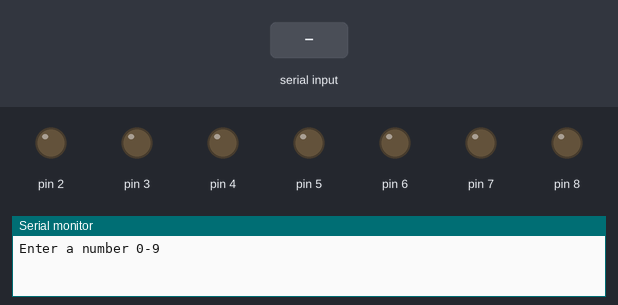
Bench run of a sketch on a simulated Arduino Uno, built with avr-gcc and run on an emulated ATmega328P. Parts: output pins drawn as LEDs (lit = HIGH), the last lines printed to the serial monitor. The test bench sets the inputs (shaded band). Random numbers use the default seed unless the sketch sets one.

Above: at 1.2 s.
1.3 s: "30,150\n" received over Serial
At 2.1 s:
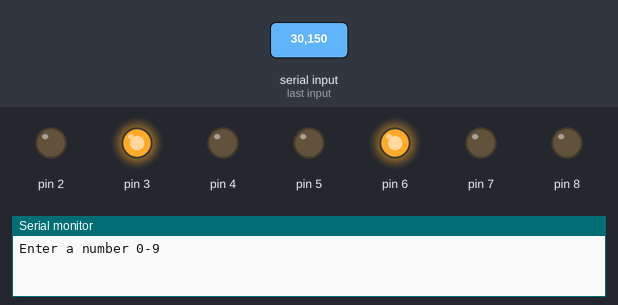
4.3 s: "5\n" received over Serial
At 5.0 s:
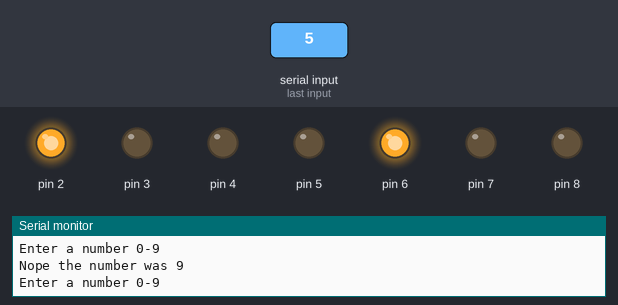
7.3 s: "90,45\n" received over Serial
At 10.1 s:
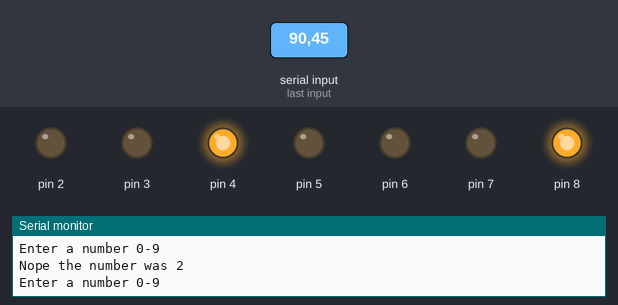
10.3 s: "0\n" received over Serial
13.3 s: "90\n" received over Serial
At 15.0 s:
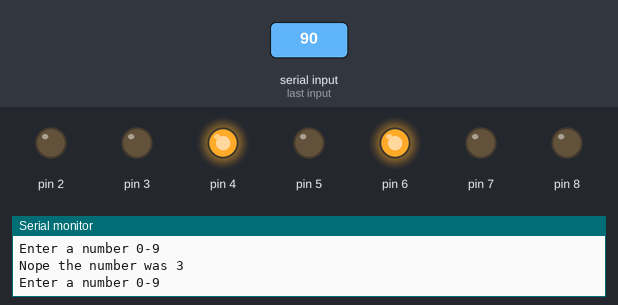
Timing chart, 0 to 17.3 s (numbered marks = the images above; inputs shaded):
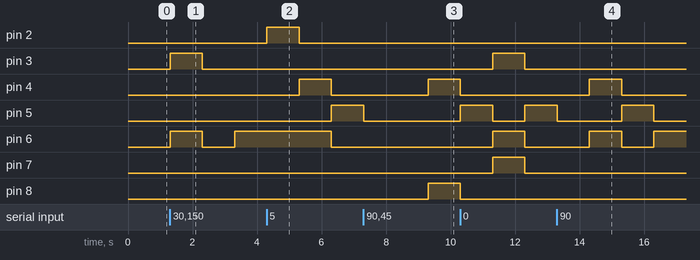

Measured:
- after the input at 1.3 s, pin 3: LOW → HIGH at once, → LOW 1.0 s later; pin 6: LOW → HIGH at once, → LOW 1.0 s later, → HIGH 1.0 s later
- after the input at 4.3 s, pin 2: LOW → HIGH at once, → LOW 1.0 s later
- after the input at 7.3 s, pin 4, pin 8: LOW → HIGH after 2.0 s
- after the input at 13.3 s, pin 4: LOW → HIGH after 1.0 s, → LOW 1.0 s later; pin 6: LOW → HIGH after 1.0 s, → LOW 1.0 s later, → HIGH 1.0 s later

The sketch:

8SEG_Display.ino
```cpp
int number[10][8]={{0,0,0,1,0,0,0,0}, //0
                   {0,1,1,1,1,1,0,0}, //1
                   {0,0,1,0,0,0,1,1}, //2
                   {0,0,1,0,1,0,0,1}, //3
                   {0,1,0,0,1,1,0,0}, //4
                   {1,0,0,0,1,0,0,0}, //5
                   {1,0,0,0,0,0,0,0}, //6
                   {0,0,1,1,1,1,0,0}, //7
                   {0,0,0,0,0,0,0,0}, //8
                   {0,0,0,0,1,0,0,0}  //9
                  };
int randNum = 0;
int userNum = 0;
int score =0 ;
int guesses =0;

void setup() {
  // put your setup code here, to run once:
pinMode(2,OUTPUT);
pinMode(3,OUTPUT);
pinMode(4,OUTPUT);
pinMode(5,OUTPUT);
pinMode(6,OUTPUT);
pinMode(7,OUTPUT);
pinMode(8,OUTPUT);
Serial.begin(9600);
}
void showNum(int num){
  for(int pin =2;pin<9;pin++){
  digitalWrite(pin,number[num][pin-2]);
  }
}
void loop() {
  while(guesses<11){
  randNum = random(0,10);
  Serial.println("Enter a number 0-9");
  while(Serial.available()==0) {  //Arduino Waits for User Input
  }
  userNum=Serial.parseInt();
  guesses=guesses+1;
  showNum(userNum);
  delay(1000); //Display number for 2 Seconds
  if(userNum == randNum) {
    Serial.println("Amazing Guess!! You Won");
    score=score+1;
  }
  else{
    Serial.print("Nope the number was ");
    Serial.println(randNum);
    showNum(randNum);
      }
  }
  // put your main code here, to run repeatedly:
Serial.print("You guessed ");
Serial.print(score);
Serial.println(" out of 10");
while(Serial.available() == 0){}
}
```
